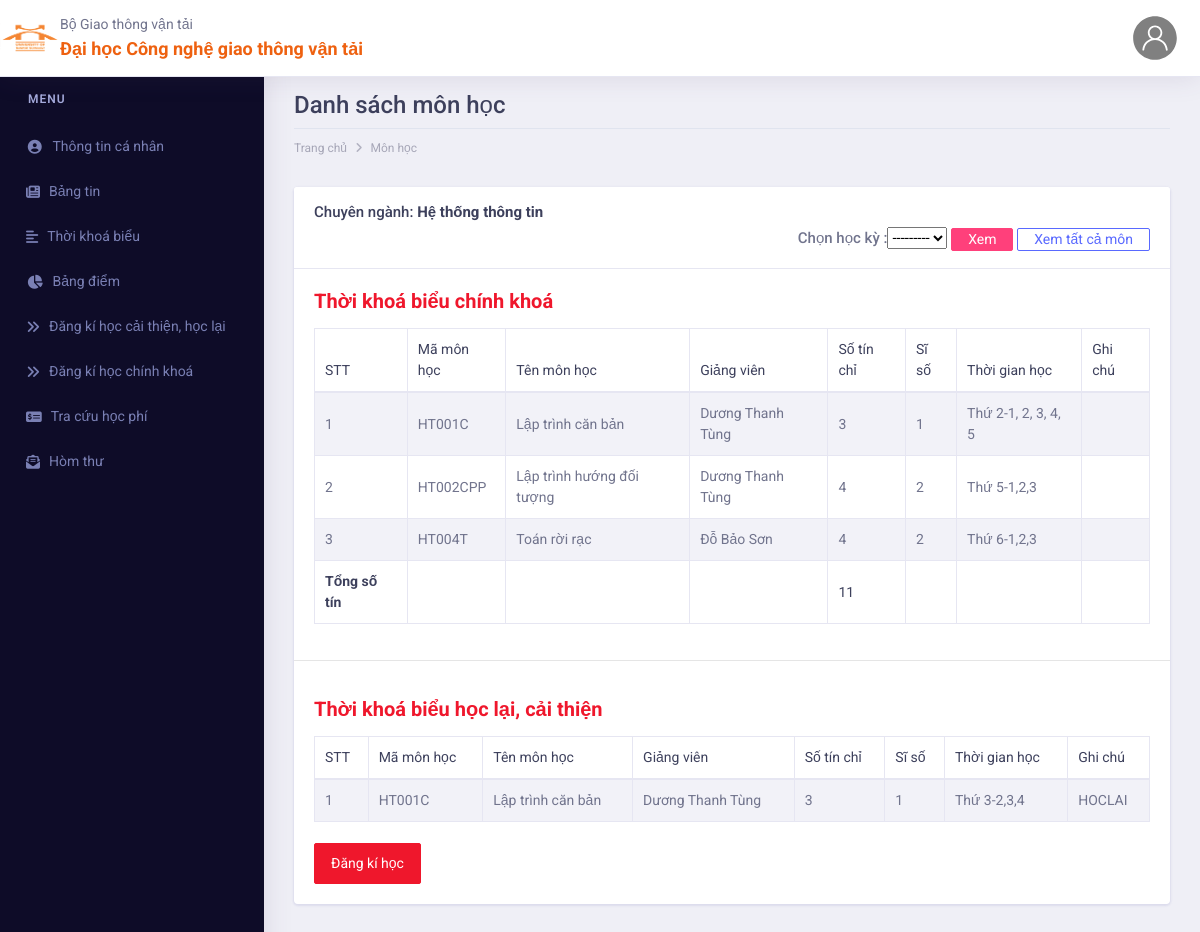
The app's page /mon_hoc/ (signed in) with its own data.
### app/models.py (models this page shows, shortened)
class SinhVien(models.Model):
    GENDER = [
        ('Nam', 'Nam'),
        ('Nữ', 'Nữ')
    ]
    user = models.OneToOneField(User, on_delete=models.CASCADE, null=True, blank=True)
    hoten = models.CharField(verbose_name='Họ tên', max_length=30)
    ngaysinh = models.CharField(verbose_name='Ngày sinh', max_length=30)
    gender = models.CharField(
        choices=GENDER,
        verbose_name='Giới tính',
        max_length=10,
    )
    address = models.CharField(max_length=100, blank=True, null=True)
    hocluc = models.CharField(max_length=10, blank=True)
    lop = models.ManyToManyField(Lop, blank=True)
    nganh = models.ForeignKey(Nganh, verbose_name='Ngành', on_delete=models.CASCADE, null=True, blank=True)
    hedt = models.ForeignKey(HeDT, verbose_name='Hệ đào tạo', on_delete=models.CASCADE, blank=True, null=True)
    nien_khoa = models.ForeignKey(NienKhoa, verbose_name='Niên khóa', on_delete=models.CASCADE, blank=True, null=True)
    email = models.EmailField(blank=True, null=True)

class Nganh(models.Model):
    tennganh = models.CharField(max_length=30, unique=True)
    khoa = models.ForeignKey(Khoa, on_delete=models.CASCADE)
    key_nganh = models.CharField(max_length=10, null=True, blank=True, unique=True)

class Lop(models.Model):
    GHI_CHU = (
        ('HOCLAI', 'Học lại'),
        ('LOPMOI', 'Lớp mới')
    )
    ma_lop = models.CharField(verbose_name='Mã lớp', max_length=10, unique=True)
    mon_hoc = models.ForeignKey(MonHoc, verbose_name='Môn học', on_delete=models.CASCADE)
    giang_vien = models.ForeignKey(GiaoVien, verbose_name='Giảng viên', on_delete=models.CASCADE)
    thoi_gian_hoc = models.ForeignKey(ThoiGianHoc, verbose_name='Thời gian học', on_delete=models.CASCADE, null=True,
                                      blank=True)
    si_so_max = models.IntegerField(verbose_name='Sĩ số tối đa')
    created = models.DateTimeField(auto_now=True)
    start_date = models.DateField(verbose_name='Ngày bắt đầu')
    end_date = models.DateField(verbose_name='Ngày kết thúc')
    he_dt = models.ForeignKey(HeDT, verbose_name='Hệ đào tạo', on_delete=models.CASCADE)
    ghi_chu = models.CharField(
        verbose_name='Ghi chú',
        choices=GHI_CHU,
        max_length=20,
    )
    deadline = models.DateTimeField(null=True, blank=True)

class MonHoc(models.Model):
    hocki = models.ForeignKey(HocKi, verbose_name='Chọn học kỳ ', on_delete=models.CASCADE)
    nganh = models.ForeignKey(Nganh, on_delete=models.CASCADE)
    ma_mon = models.CharField(max_length=10, unique=True)
    tenmon = models.CharField(max_length=30)
    tin_chi = models.IntegerField(null=True, blank=True)

class GiaoVien(models.Model):
    user = models.OneToOneField(User, on_delete=models.CASCADE, null=True, blank=True)
    ma_gv = models.CharField(verbose_name="Mã giáo viên", max_length=10, unique=True)
    ho_ten = models.CharField(verbose_name="Họ tên", max_length=30)
    ngaysinh = models.CharField(verbose_name="Ngày sinh", max_length=20)
    address = models.CharField(verbose_name="Địa chỉ", max_length=50, null=True, blank=True)
    tot_nghiep_tai = models.CharField(verbose_name="Tốt nghiệp tại", max_length=30, null=True, blank=True)
    email = models.EmailField(verbose_name="Email")

class HocKi(models.Model):
    ten_hk = models.IntegerField()
    def __str__(self):
        return f'{self.ten_hk}'

class ThoiGianHoc(models.Model):
    thu = models.CharField(max_length=10)
    tiet = models.CharField(max_length=20)
    def __str__(self):
        return f'{self.thu}-{self.tiet}'

### app/views_user.py (the view)
# urls.py: path('mon_hoc/', user_views.mon_hoc, name='mon_hoc'),
def mon_hoc(request):
    user = User.objects.get(username=request.user)
    sv = SinhVien.objects.get(user=user)
    form = HocKi_MonHoc()
    if request.method == 'POST':
        hk = request.POST.get('hocki')
        print(hk)
        t = HocKi.objects.get(id=hk)
        data = sv.lop.filter(mon_hoc__hocki=t, ghi_chu='LOPMOI')
    else:
        data = sv.lop.filter(ghi_chu='LOPMOI')
    total_tinchi = 0
    hk = request.POST.get('hocki')
    for i in data:
        print(i.giang_vien.ho_ten)
        total_tinchi += i.mon_hoc.tin_chi
    tkb_hoc_lai = sv.lop.filter(ghi_chu='HOCLAI')
    context = {
        'data': data,
        'total_tinchi': total_tinchi,
        'sv': sv,
        'form': form,
        'tkb_hoc_lai': tkb_hoc_lai
    }
    return render(request, 'mon_hoc.html', context)

### app/forms.py
class HocKi_MonHoc(forms.ModelForm):
    class Meta:
        model = MonHoc
        fields = ('hocki',)

### app/templates/mon_hoc.html (shortened to what this page needs)
{% extends 'base.html' %}
{% block content %}
<div class="dashboard-wrapper">
        <div class="container-fluid  dashboard-content">
                <div class="row">
                    <div class="col-xl-12 col-lg-12 col-md-12 col-sm-12 col-12">
                        <div class="page-header">
                            <h2 class="pageheader-title">Danh sách môn học</h2>
                            <div class="page-breadcrumb">
                                <nav aria-label="breadcrumb">
                                    <ol class="breadcrumb">
                                        <li class="breadcrumb-item"><a href="{% url 'index' %}" class="breadcrumb-link">Trang chủ</a></li>
                                        <li class="breadcrumb-item"><a href="{% url 'mon_hoc' %}" class="breadcrumb-link">Môn học</a></li>
                                    </ol>
                                </nav>
                            </div>
                        </div>
                    </div>
                </div>
                <div class="row">
                    <div class="col-xl-12 col-lg-12 col-md-12 col-sm-12 col-12">
                        <div class="card">
                            <h5 class="card-header">Chuyên ngành: <b>{{sv.nganh.tennganh}} </b>
                            <div style="text-align: right;">
                                <form action="" method="post">
                                    {{form}}
                                    <button type="submit" class="btn btn-secondary" style="padding-top: 0px; padding-bottom: 0px;">Xem</button>
                                    <a href="{% url 'mon_hoc'%}" role="button" class="btn btn-outline-primary" style="padding-top: 0px; padding-bottom: 0px;">Xem tất cả môn</a>
                                </form>
                            </div></h5>
                            <div class="card-body">
                                <h3 class="text-danger"><b>Thời khoá biểu chính khoá</b></h3>
                                <div class="table-responsive">
                                    <table class="table table-striped table-bordered first">
                                        <thead>
                                            <tr>
                                                <th>STT</th>
                                                <th>Mã môn học</th>
                                                <th>Tên môn học</th>
                                                <th>Giảng viên</th>
                                                <th>Số tín chỉ</th>
                                                <th>Sĩ số</th>
                                                <th>Thời gian học</th>
                                                <th>Ghi chú</th>
                                            </tr>
                                        </thead>
                                        <tbody>
                                            {% for monhoc in data %}
                                            <tr>
                                                <td>{{forloop.counter}}</td>
                                                <td>{{monhoc.mon_hoc.ma_mon}}</td>
                                                <td>{{monhoc.mon_hoc.tenmon}}</td>
                                                <td>{{monhoc.giang_vien.ho_ten}}</td>
                                                <td>{{monhoc.mon_hoc.tin_chi}}</td>
                                                <td>{{monhoc.mon_hoc.hocki}}</td>
                                                <td>{{monhoc.thoi_gian_hoc}}</td>
                                                <td></td>
                                            </tr>
                                            {% endfor %}
                                        </tbody>
                                        <tfoot>
                                            <tr>
                                                <th><b>Tổng số tín</b></th>
                                                <th></th>
                                                <th></th>
                                                <th></th>
                                                <th>{{total_tinchi}}</th>
                                                <th></th>
                                                <th></th>
                                                <th></th>
                                            </tr>
                                        </tfoot>
                                    </table>
                                </div>
                            </div>
                            <hr>
                            <div class="card-body">
                                <h3 class="text-danger"><b>Thời khoá biểu học lại, cải thiện</b></h3>
                                <div class="table-responsive">
                                    <table class="table table-striped table-bordered first">
                                        <thead>
                                            <tr>
                                                <th>STT</th>
                                                <th>Mã môn học</th>
                                                <th>Tên môn học</th>
                                                <th>Giảng viên</th>
                                                <th>Số tín chỉ</th>
                                                <th>Sĩ số</th>
                                                <th>Thời gian học</th>
                                                <th>Ghi chú</th>
                                            </tr>
                                        </thead>
                                        <tbody>
                                            {% for monhoc in tkb_hoc_lai %}
                                            <tr>
                                                <td>{{forloop.counter}}</td>
                                                <td>{{monhoc.mon_hoc.ma_mon}}</td>
                                                <td>{{monhoc.mon_hoc.tenmon}}</td>
                                                <td>{{monhoc.giang_vien.ho_ten}}</td>
                                                <td>{{monhoc.mon_hoc.tin_chi}}</td>
                                                <td>{{monhoc.mon_hoc.hocki}}</td>
                                                <td>{{monhoc.thoi_gian_hoc}}</td>
                                                <td>{{monhoc.ghi_chu}}</td>
                                            </tr>
                                            {% endfor %}
                                        </tbody>
                                    </table>
                                    <br>
                                    <a href="" role="button" class="btn btn-danger">Đăng kí học</a>
                                </div>
                            </div>
                        </div>
                    </div>
                </div>
                </div>
            </div>
{% endblock %}

### records on screen
SinhVien: nganh.tennganh "Hệ thống thông tin"
Lop: mon_hoc.ma_mon "HT001C", mon_hoc.tenmon "Lập trình căn bản", giang_vien.ho_ten "Dương Thanh Tùng", mon_hoc.tin_chi "3", mon_hoc.hocki "1", thoi_gian_hoc "Thứ 2-1, 2, 3, 4, 5"
Lop: mon_hoc.ma_mon "HT002CPP", mon_hoc.tenmon "Lập trình hướng đối tượng", giang_vien.ho_ten "Dương Thanh Tùng", mon_hoc.tin_chi "4", mon_hoc.hocki "2", thoi_gian_hoc "Thứ 5-1,2,3"
Lop: mon_hoc.ma_mon "HT004T", mon_hoc.tenmon "Toán rời rạc", giang_vien.ho_ten "Đỗ Bảo Sơn", mon_hoc.tin_chi "4", mon_hoc.hocki "2", thoi_gian_hoc "Thứ 6-1,2,3"
Lop: mon_hoc.ma_mon "HT001C", mon_hoc.tenmon "Lập trình căn bản", giang_vien.ho_ten "Dương Thanh Tùng", mon_hoc.tin_chi "3", mon_hoc.hocki "1", thoi_gian_hoc "Thứ 3-2,3,4", ghi_chu "HOCLAI"

### other values on screen
{{ total_tinchi }} "11"
